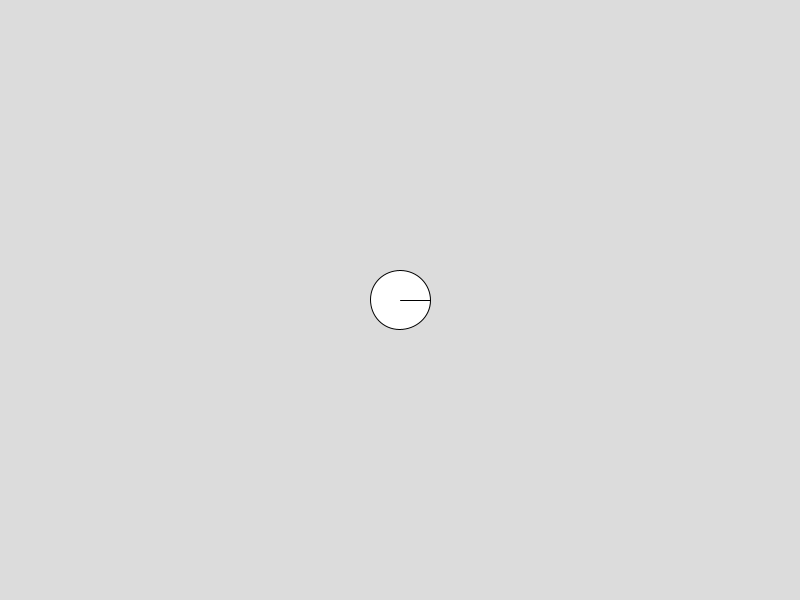
Frame 1 (no input)
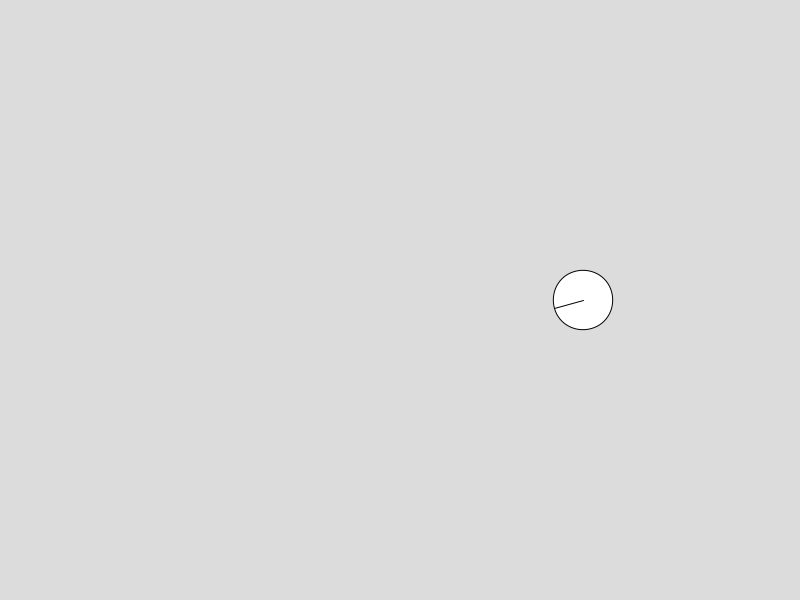
Frame 60 (the mouse pressed at the canvas centre just before this capture)
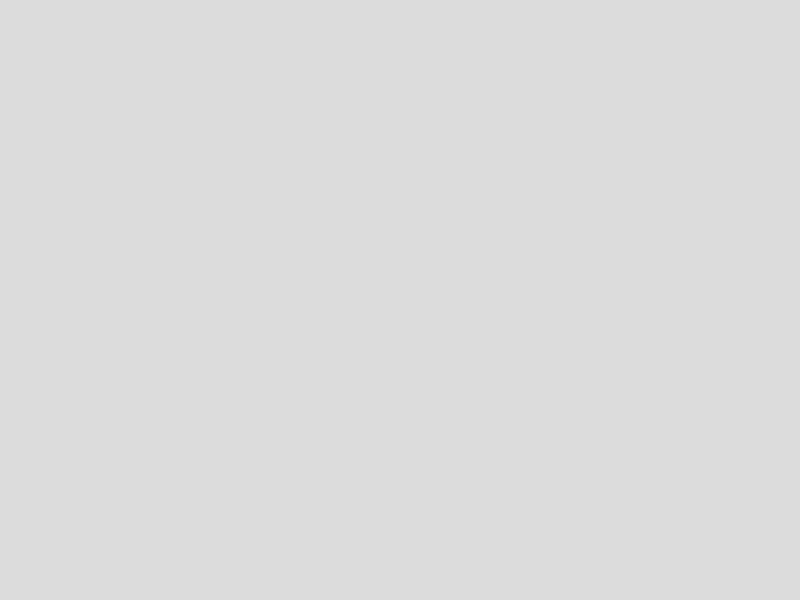
Frame 120 (the mouse held since frame 60 and released just before this capture)

The Processing sketch that drew these frames (run headless with seeded random() and noise(); from frame 60 on, the mouse is pressed at the canvas centre):

// Processing sketch: Ejercicio_1
// ── Ejercicio_1.pde
Mover bola;

void setup() {
  size(800, 600);
  bola = new Mover(width/2, height/2);
}

void draw() {
  background(220);

  PVector fuerza = new PVector(0.1, 0);
  bola.applyForce(fuerza);

  bola.update();
  bola.display();
}

class Mover {

  PVector pos, vel, acc;
  float angulo;
  float radio = 30;

  Mover(float x, float y) {
    pos = new PVector(x, y);
    vel = new PVector();
    acc = new PVector();
  }

  void applyForce(PVector f) {
    acc.add(f);
  }

  void update() {
    vel.add(acc);
    pos.add(vel);

    angulo += vel.mag() * 0.05;

    acc.mult(0);
  }

  void display() {

    pushMatrix();

    translate(pos.x, pos.y);
    rotate(angulo);

    ellipse(0, 0, radio*2, radio*2);

    line(0, 0, radio, 0);

    popMatrix();
  }
}
